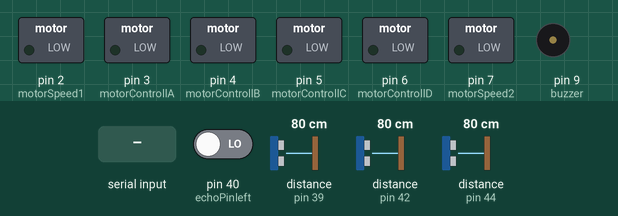
Bench run of a sketch on a simulated Arduino Mega 2560, built with avr-gcc and run on an emulated ATmega2560. Shown: switched loads named in the sketch (green lamp = pin HIGH), buzzer (waves = sounding). Inputs (shaded band) come from the test bench; at power-on: pin 40 (echoPinleft) LOW, distance to the obstacle (sensors on pin 39, pin 42, pin 44) 80 cm. The echo pulse lasts 58.3 µs per cm; pins used as bus, display or sensor lines are not drawn; what the sketch prints to the serial monitor is not drawn.

Above: at 1.2 s.
1.3 s: "F" received over Serial
At 1.7 s:
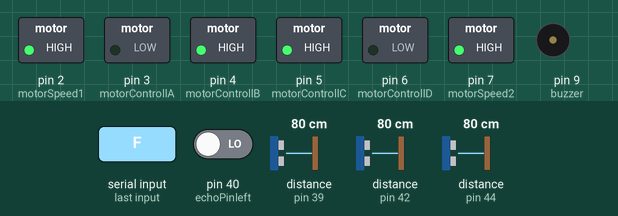
2.8 s: "B" received over Serial
At 4.0 s:
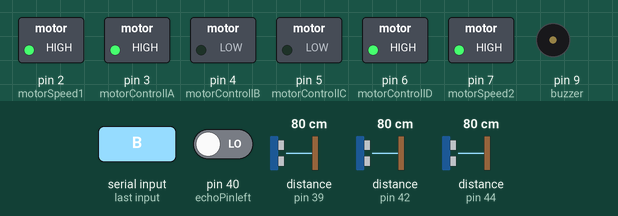
4.3 s: "L" received over Serial
At 5.2 s:
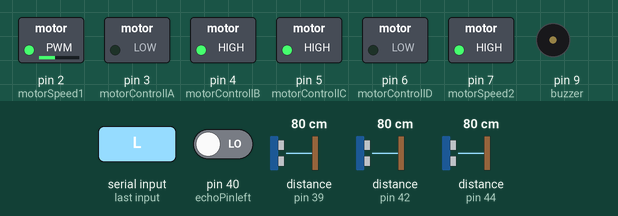
5.8 s: "R" received over Serial
At 6.4 s:
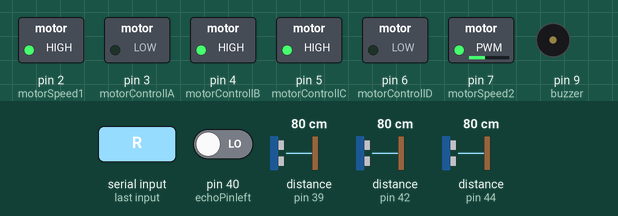
7.3 s: "F" received over Serial
At 8.5 s:
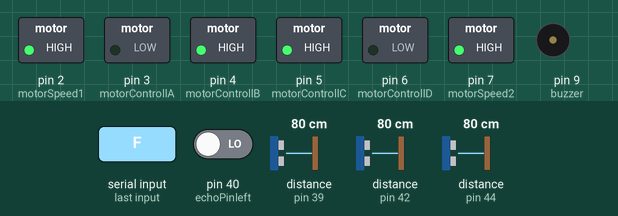
8.8 s: "C" received over Serial
At 12.25 s:
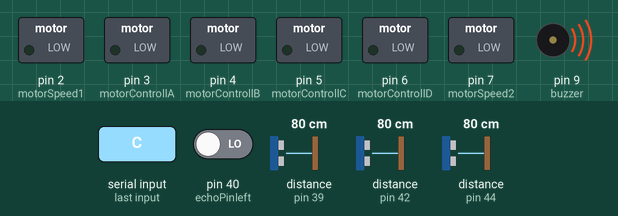
Timing chart, 0 to 12.3 s (numbered marks = the images above; inputs shaded):
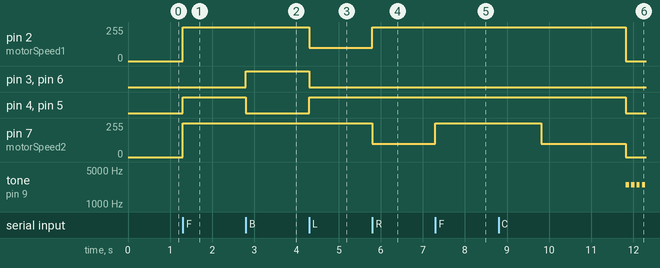

Measured:
- after the input at 1.3 s, pin 2 (motorSpeed1), pin 7 (motorSpeed2): 0/255 → 255/255 at once; pin 4 (motorControllB), pin 5 (motorControllC): LOW → HIGH at once
- after the input at 2.8 s, pin 3 (motorControllA), pin 6 (motorControllD): LOW → HIGH at once; pin 4 (motorControllB), pin 5 (motorControllC): HIGH → LOW at once
- after the input at 4.3 s, pin 2 (motorSpeed1): 255/255 → 100/255 at once; pin 3 (motorControllA), pin 6 (motorControllD): HIGH → LOW at once; pin 4 (motorControllB), pin 5 (motorControllC): LOW → HIGH at once
- after the input at 5.8 s, pin 2 (motorSpeed1): 100/255 → 255/255 at once; pin 7 (motorSpeed2): 255/255 → 100/255 at once
- after the input at 7.3 s, pin 7 (motorSpeed2): 100/255 → 255/255 at once
- after the input at 8.8 s, pin 2 (motorSpeed1): 255/255 → 0/255 after 3.0 s; pin 4 (motorControllB), pin 5 (motorControllC): HIGH → LOW after 3.0 s; pin 7 (motorSpeed2): 255/255 → 100/255 after 1.0 s, → 0/255 2.0 s later; tone on pin 9 (buzzer): alternates 2500 Hz for 0.08 s and silent for 0.05 s, starting after 3.0 s

The sketch:

ACC_Car.ino
```cpp
#define echoPinback 44 // attach pin D2 Arduino to pin Echo of HC-SR04
#define trigPinback 45 //attach pin D3 Arduino to pin Trig of HC-SR04
#define echoPinright 42 // attach pin D2 Arduino to pin Echo of HC-SR04
#define trigPinright 43 //attach pin D3 Arduino to pin Trig of HC-SR04
#define echoPinleft 40 // attach pin D2 Arduino to pin Echo of HC-SR04
#define trigPinleft 41 //attach pin D3 Arduino to pin Trig of HC-SR04
#define echoPinfront 39 // attach pin D2 Arduino to pin Echo of HC-SR04
#define trigPinfront 38 //attach pin D3 Arduino to pin Trig of HC-SR04

const int buzzer = 9; //buzzer to arduino pin 9
int motorControllA = 3;
int motorControllB = 4;

int motorControllC = 5;
int motorControllD = 6;

int motorSpeed1 = 2;
int motorSpeed2 = 7;
int turn_delay = 10;

const int left_sensor_pin = A0;
const int right_sensor_pin = A1;

int left_sensor_state;
int right_sensor_state;

int spd = 10;
int prevspd = 10;

void setup() {
  Serial.begin(9600);
  pinMode(trigPinfront, OUTPUT);
  pinMode(echoPinfront, INPUT);
  pinMode(trigPinback, OUTPUT);
  pinMode(echoPinback, INPUT);
  pinMode(trigPinright, OUTPUT);
  pinMode(echoPinright, INPUT);
  pinMode(trigPinback, OUTPUT);
  pinMode(echoPinback, INPUT);
  pinMode(motorControllA, OUTPUT);
  pinMode(motorControllB, OUTPUT);
  pinMode(motorControllC, OUTPUT);
  pinMode(motorControllD, OUTPUT);
  pinMode(motorSpeed1, OUTPUT);
  pinMode(motorSpeed2, OUTPUT);
  pinMode(buzzer, OUTPUT); // Set buzzer - pin 9 as an output
}

void loop() {
  if (Serial.available() > 0)
  {
    char data;
    data = Serial.read();
    Serial.write(Serial.read());
    switch (data)
    {
      case 'F': //FORWARD
        forward();
        break;
      case 'B': //REVERSE
        reverse();
        break;
      case 'L': //FORWARD LEFT
        left();
        break;
      case 'R': //FORWARD RIGHT
        right();
        break;
      case 'C':
        adaptivecruise();
        break;
      case 'S': //FORWARD LEFT
        halt();
        break;
      case '0': //FORWARD LEFT
        spd = 0;
        prevspd = spd;
        break;
      case '1': //FORWARD LEFT
        spd = 1;
        prevspd = spd;
        break;
      case '2': //FORWARD LEFT
        spd = 2;
        prevspd = spd;
        break;
      case '3': //FORWARD LEFT
        spd = 3;
        prevspd = spd;
        break;
      case '4': //FORWARD LEFT
        spd = 4;
        prevspd = spd;
        break;
      case '5': //FORWARD LEFT
        spd = 5;
        prevspd = spd;
        break;
      case '6': //FORWARD LEFT
        spd = 6;
        prevspd = spd;
        break;
      case '7': //FORWARD LEFT
        spd = 7;
        prevspd = spd;
        break;
      case '8': //FORWARD LEFT
        spd = 8;
        prevspd = spd;
        break;
      case '9': //FORWARD LEFT
        spd = 9;
        prevspd = spd;
        break;
      case 'M': //FORWARD LEFT
        spd = 10;
        prevspd = spd;
        break;
      default: //If bluetooth module receives any value not listed above, both motors turn off
        halt();
    }
  }
}
void right() {
  digitalWrite(motorControllA, LOW);
  digitalWrite(motorControllB, HIGH);
  analogWrite(motorSpeed1, 25.5 * spd);
  digitalWrite(motorControllC, HIGH);
  digitalWrite(motorControllD, LOW);
  analogWrite(motorSpeed2, 10 * spd);
}
void left() {
  digitalWrite(motorControllA, LOW);
  digitalWrite(motorControllB, HIGH);
  analogWrite(motorSpeed1, 10 * spd);
  digitalWrite(motorControllC, HIGH);
  digitalWrite(motorControllD, LOW);
  analogWrite(motorSpeed2, 25.5 * spd);

}
void forward() {
  digitalWrite(motorControllA, LOW);
  digitalWrite(motorControllB, HIGH);
  analogWrite(motorSpeed1, 25.5 * spd);

  digitalWrite(motorControllC, HIGH);
  digitalWrite(motorControllD, LOW);
  analogWrite(motorSpeed2, 25.5 * spd);
}
void reverse() {
  digitalWrite(motorControllA, HIGH);
  digitalWrite(motorControllB, LOW);
  analogWrite(motorSpeed1, 25.5 * spd);

  digitalWrite(motorControllC, LOW);
  digitalWrite(motorControllD, HIGH);
  analogWrite(motorSpeed2, 25.5 * spd);
}
void halt()
{
  digitalWrite(motorControllA, LOW);
  digitalWrite(motorControllB, LOW);
  analogWrite(motorSpeed1, 0);

  digitalWrite(motorControllC, LOW);
  digitalWrite(motorControllD, LOW);
  analogWrite(motorSpeed2, 0);
}
void beep() {
  while (!Serial.available()) {
    tone(buzzer, 2500); // Send 1KHz sound signal...
    delay(80);        // ...for 1 sec
    noTone(buzzer);     // Stop sound...
    delay(50);        // ...for 1sec
  }
}
void adaptivecruise() {
  while (!Serial.available()) {
    digitalWrite(trigPinfront, LOW);
    delayMicroseconds(2);
    // Sets the trigPin HIGH (ACTIVE) for 10 microseconds
    digitalWrite(trigPinfront, HIGH);
    delayMicroseconds(10);
    digitalWrite(trigPinfront, LOW);
    // Reads the echoPin, returns the sound wave travel time in microseconds
    long duration = pulseIn(echoPinfront, HIGH);
    int fdistance = duration * 0.034 / 2; // Speed of sound wave divided by 2 (go and back)
    // Calculating the distance
    digitalWrite(trigPinback, LOW);
    delayMicroseconds(2);
    // Sets the trigPin HIGH (ACTIVE) for 10 microseconds
    digitalWrite(trigPinback, HIGH);
    delayMicroseconds(10);
    digitalWrite(trigPinback, LOW);
    // Reads the echoPin, returns the sound wave travel time in microseconds
    duration = pulseIn(echoPinback, HIGH);
    int bdistance = duration * 0.034 / 2; // Speed of sound wave divided by 2 (go and back)
    digitalWrite(trigPinleft, LOW);
    delayMicroseconds(2);
    // Sets the trigPin HIGH (ACTIVE) for 10 microseconds
    digitalWrite(trigPinleft, HIGH);
    delayMicroseconds(10);
    digitalWrite(trigPinleft, LOW);
    // Reads the echoPin, returns the sound wave travel time in microseconds
    duration = pulseIn(echoPinleft, HIGH);
    int ldistance = duration * 0.034 / 2; // Speed of sound wave divided by 2 (go and back)
    digitalWrite(trigPinright, LOW);
    delayMicroseconds(2);
    // Sets the trigPin HIGH (ACTIVE) for 10 microseconds
    digitalWrite(trigPinright, HIGH);
    delayMicroseconds(10);
    digitalWrite(trigPinright, LOW);
    // Reads the echoPin, returns the sound wave travel time in microseconds
    duration = pulseIn(echoPinright, HIGH);
    int rdistance = duration * 0.034 / 2; // Speed of sound wave divided by 2 (go and back)
    left_sensor_state = analogRead(left_sensor_pin);
    right_sensor_state = analogRead(right_sensor_pin);
    if (right_sensor_state < 500 && left_sensor_state > 500 && ldistance > 5) {
      left();
      delay(1000);
    }
    if (right_sensor_state > 500 && left_sensor_state < 500 && rdistance > 5) {
      right();
      delay(1000);
    }
    if (right_sensor_state > 500 && left_sensor_state > 500 && fdistance > 20) {
      spd = 10;
      forward();

    }
    if (right_sensor_state > 500 && left_sensor_state > 500 && fdistance < 20) {
      int  spd1 = spd * 25.5;
      while (fdistance < 20 ) {
        if (spd1 > 0)
          spd1--;
        digitalWrite(motorControllA, LOW);
        digitalWrite(motorControllB, HIGH);
        analogWrite(motorSpeed1, spd1);
        digitalWrite(motorControllC, HIGH);
        digitalWrite(motorControllD, LOW);
        analogWrite(motorSpeed2, spd1);
        digitalWrite(trigPinfront, LOW);
        delayMicroseconds(2);
        // Sets the trigPin HIGH (ACTIVE) for 10 microseconds
        digitalWrite(trigPinfront, HIGH);
        delayMicroseconds(10);
        digitalWrite(trigPinfront, LOW);
        left_sensor_state = analogRead(left_sensor_pin);
        right_sensor_state = analogRead(right_sensor_pin);
        // Reads the echoPin, returns the sound wave travel time in microseconds
        duration = pulseIn(echoPinfront, HIGH);
        fdistance = duration * 0.034 / 2; // Speed of sound wave divided by 2 (go and back)
        if (right_sensor_state < 500 && left_sensor_state > 500) {
          left();
          delay(1000);
        }
        if (right_sensor_state > 500 && left_sensor_state < 500) {
          right();
          delay(1000);
        }
      }
      forward();
    }
    if (rdistance < 8) {
      left();
      delay(2000);
      halt();
      beep();
    }
    if (ldistance < 8) {
      right();
      delay(2000);
      halt();
      beep();
    }
    if (bdistance < 8) {
      beep();
    }
  }
}
```
